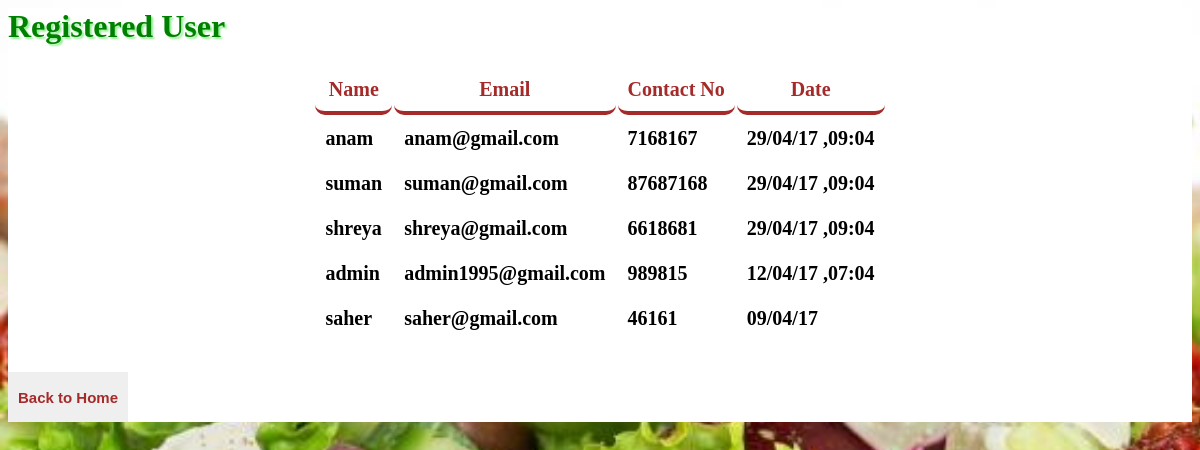
Screenshot of /adminZone/RegisteredUser.php with the database file from the repository.
### tables this page shows
CREATE TABLE IF NOT EXISTS `signup` (
  `Id` int(11) NOT NULL AUTO_INCREMENT,
  `Name` varchar(30) NOT NULL,
  `Mobile` int(15) NOT NULL,
  `Email` varchar(30) NOT NULL,
  `Password` varchar(50) NOT NULL,
  `Date` varchar(20) NOT NULL,
  PRIMARY KEY (`Id`),
  UNIQUE KEY `Email` (`Email`),
  UNIQUE KEY `Id` (`Id`)
);

### adminZone/RegisteredUser.php (the view, shortened to what this page needs)
<html>
    <head>
        <link href="../css/format.css" rel="stylesheet" type="text/css"/>
    </head>
    <body>
        <div class='feedback'>
        <h1>Registered User</h1>
        <table cellpadding='10'>
            <tr>
                <th>Name</th><th>Email</th><th>Contact No</th><th>Date</th>
            </tr>
            <?php
            include_once'../processes/connection.php';
            $query="select * from signup order by id desc";
            $result=mysqli_query($conn,$query);
            while($row=mysqli_fetch_array($result))
            {
            ?>
            <tr>
                <td><?php echo $row['Name'] ?></td><td><?php echo $row['Email'] ?></td><td><?php echo $row['Mobile'] ?></td><td><?php echo $row['Date'] ?></td>
            </tr>
            <?php } ?>
        </table>
         <input type="button" value="Back to Home" style="width: 120px; height: 50px; margin-top: 30px; font-size: 15px; border: 0; cursor: pointer; color:brown; font-weight: bold;" onclick="location.href='adminhome.php'">
            </div>
    </body>
</html>

### assets/css/format.css (style rules this page uses)
body { background-image: url('../images/back.jpg'); background-size: cover; }
.feedback { background-color: white; opacity: 0.8 text-align: center; //border:1px solid red; }
.feedback h1 { color: green; text-shadow: 2px 2px 2px lightgreen; }
table { //border:1px solid red; margin: 0px auto; }
table tr th { border-bottom: 4px solid brown; border-radius: 10px; color: brown; font-size: 20px; }
table tr td { font-size: 20px; HP Simplified; color: black; font-weight: bold; }

### rows the page displays
signup: Name "anam", Email "anam@gmail.com", Mobile "7168167", Date "29/04/17 ,09:04"
signup: Name "suman", Email "suman@gmail.com", Mobile "87687168", Date "29/04/17 ,09:04"
signup: Name "shreya", Email "shreya@gmail.com", Mobile "6618681", Date "29/04/17 ,09:04"
signup: Name "admin", Email "admin1995@gmail.com", Mobile "989815", Date "12/04/17 ,07:04"
signup: Name "saher", Email "saher@gmail.com", Mobile "46161", Date "09/04/17"
